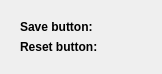
                             <widget class="QWidget" name="TabConfigSaveMode">
                              <property name="geometry">
                               <rect>
                                <x>0</x>
                                <y>0</y>
                                <width>162</width>
                                <height>74</height>
                               </rect>
                              </property>
                              <attribute name="label">
                               <string>Button modes</string>
                              </attribute>
                              <layout class="QVBoxLayout" name="verticalLayout_224">
                               <item>
                                <widget class="QWidget" name="widget_134" native="true">
                                 <layout class="QVBoxLayout" name="verticalLayout_223">
                                  <item>
                                   <widget class="QWidget" name="widget_142" native="true">
                                    <layout class="QHBoxLayout" name="horizontalLayout_77">
                                     <property name="leftMargin">
                                      <number>0</number>
                                     </property>
                                     <property name="topMargin">
                                      <number>0</number>
                                     </property>
                                     <property name="rightMargin">
                                      <number>0</number>
                                     </property>
                                     <property name="bottomMargin">
                                      <number>0</number>
                                     </property>
                                     <item>
                                      <widget class="QLabel" name="label_34">
                                       <property name="sizePolicy">
                                        <sizepolicy hsizetype="Fixed" vsizetype="Preferred">
                                         <horstretch>0</horstretch>
                                         <verstretch>0</verstretch>
                                        </sizepolicy>
                                       </property>
                                       <property name="minimumSize">
                                        <size>
                                         <width>110</width>
                                         <height>0</height>
                                        </size>
                                       </property>
                                       <property name="maximumSize">
                                        <size>
                                         <width>110</width>
                                         <height>16777215</height>
                                        </size>
                                       </property>
                                       <property name="font">
                                        <font>
                                         <weight>75</weight>
                                         <bold>true</bold>
                                        </font>
                                       </property>
                                       <property name="text">
                                        <string>Save button:</string>
                                       </property>
                                      </widget>
                                     </item>
                                     <item>
                                      <widget class="QWidget" name="SaveButtonModeWidget" native="true"/>
                                     </item>
                                    </layout>
                                   </widget>
                                  </item>
                                  <item>
                                   <widget class="QWidget" name="widget_143" native="true">
                                    <layout class="QHBoxLayout" name="horizontalLayout_78">
                                     <property name="leftMargin">
                                      <number>0</number>
                                     </property>
                                     <property name="topMargin">
                                      <number>0</number>
                                     </property>
                                     <property name="rightMargin">
                                      <number>0</number>
                                     </property>
                                     <property name="bottomMargin">
                                      <number>0</number>
                                     </property>
                                     <item>
                                      <widget class="QLabel" name="label_35">
                                       <property name="sizePolicy">
                                        <sizepolicy hsizetype="Fixed" vsizetype="Preferred">
                                         <horstretch>0</horstretch>
                                         <verstretch>0</verstretch>
                                        </sizepolicy>
                                       </property>
                                       <property name="minimumSize">
                                        <size>
                                         <width>110</width>
                                         <height>0</height>
                                        </size>
                                       </property>
                                       <property name="maximumSize">
                                        <size>
                                         <width>110</width>
                                         <height>16777215</height>
                                        </size>
                                       </property>
                                       <property name="font">
                                        <font>
                                         <weight>75</weight>
                                         <bold>true</bold>
                                        </font>
                                       </property>
                                       <property name="text">
                                        <string>Reset button:</string>
                                       </property>
                                      </widget>
                                     </item>
                                     <item>
                                      <widget class="QWidget" name="ResetButtonModeWidget" native="true"/>
                                     </item>
                                    </layout>
                                   </widget>
                                  </item>
                                 </layout>
                                </widget>
                               </item>
                               <item>
                                <spacer name="verticalSpacer_118">
                                 <property name="orientation">
                                  <enum>Qt::Vertical</enum>
                                 </property>
                                 <property name="sizeHint" stdset="0">
                                  <size>
                                   <width>20</width>
                                   <height>10</height>
                                  </size>
                                 </property>
                                </spacer>
                               </item>
                              </layout>
                             </widget>
